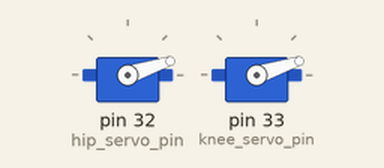
The program below on a simulated Raspberry Pi (header pin numbers). On the bench: 2 × servo. Servo angles are drawn from the pulse width (0.5 ms = 0°, 2.5 ms = 180°).

Above: at 0.05 s.
At 0.15 s:
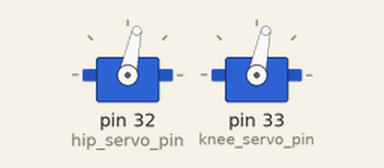
At 0.3 s:
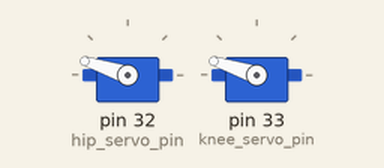
At 0.55 s:
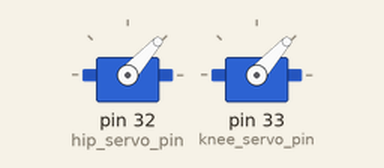
Timing chart, 0 to 3.0 s (numbered marks = the images above):
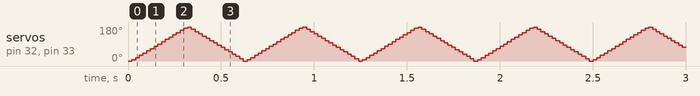

The program:

Popper_1.py
```python
#!/usr/bin/python
import RPi.GPIO as GPIO
import time

def servo_map(before_value, before_range_min, before_range_max, after_range_min, after_range_max):
    percent = (before_value - before_range_min) / (before_range_max - before_range_min)
    after_value = after_range_min + percent * (after_range_max - after_range_min)
    return after_value

# Setup for the GPIO
GPIO.setmode(GPIO.BOARD)
hip_servo_pin = 32
knee_servo_pin = 33
GPIO.setup(hip_servo_pin, GPIO.OUT)
GPIO.setup(knee_servo_pin, GPIO.OUT)

hip_servo = GPIO.PWM(hip_servo_pin, 50)  # 50 [Hz] frequency
knee_servo = GPIO.PWM(knee_servo_pin, 50)  # 50 [Hz] frequency

servo_time = 0.01
servo_width_min = 2.5
servo_width_max = 12.5

# Start
hip_servo.start(0)
knee_servo.start(0)

try:
    while True:
        # Lift
        for angle in range(0, 31, 1):
            hip_angle = servo_map(angle, 0, 30, servo_width_min, servo_width_max)
            knee_angle = servo_map(angle, 0, 30, servo_width_min, servo_width_max)
            hip_servo.ChangeDutyCycle(hip_angle)
            knee_servo.ChangeDutyCycle(knee_angle)
            time.sleep(servo_time)

        # Lower
        for angle in range(30, -1, -1):
            hip_angle = servo_map(angle, 0, 30, servo_width_min, servo_width_max)
            knee_angle = servo_map(angle, 0, 30, servo_width_min, servo_width_max)
            hip_servo.ChangeDutyCycle(hip_angle)
            knee_servo.ChangeDutyCycle(knee_angle)
            time.sleep(servo_time)

except KeyboardInterrupt:
    pass

# Cleanup on exit
hip_servo.stop()
knee_servo.stop()
GPIO.cleanup()
```
